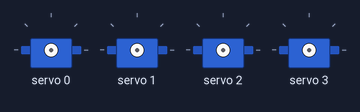
Bench run of a sketch on a simulated Arduino Uno, built with avr-gcc and run on an emulated ATmega328P. On the bench: 4 × servo. What the sketch prints to the serial monitor is not drawn.

Above: at 0.05 s.
At 0.55 s:
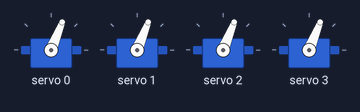
At 1.1 s:
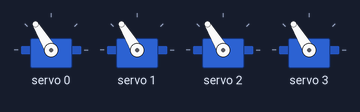
At 2.2 s:
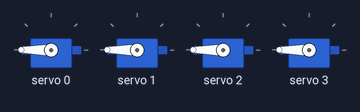
At 3.25 s:
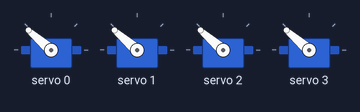
At 4.35 s:
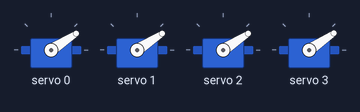
Timing chart, 0 to 5.8 s (numbered marks = the images above):
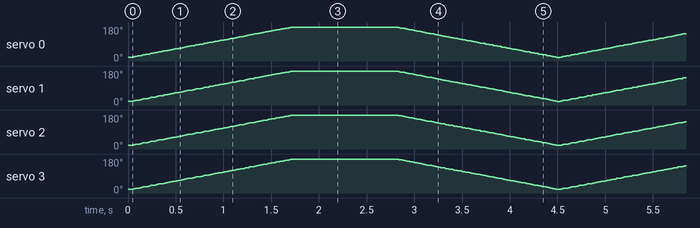

The sketch:

Cutdown_Adafruit_Example.ino
```cpp
#include <Wire.h>
#include <Adafruit_PWMServoDriver.h>

// Create PCA9685 object
Adafruit_PWMServoDriver pwm = Adafruit_PWMServoDriver();

#define SERVOMIN  150 // Min pulse length count (approx 0°)
#define SERVOMAX  600 // Max pulse length count (approx 180°)
#define SERVO_CHANNEL 0 // Servo connected to channel 0 on PCA9685

void setup() {
  Serial.begin(9600);
  Serial.println("PCA9685 Servo Test");

  pwm.begin();
  pwm.setPWMFreq(50); // Analog servos run at ~50 Hz update rate

  delay(10);
}

void loop() {
  // Sweep from 0° to 180°
  for (uint16_t pulselen = SERVOMIN; pulselen < SERVOMAX; pulselen++) {
    for (int i = 0; i < 4; i++) {
      pwm.setPWM(i, 0, pulselen);
    }
    delay(2);
  }

  // Sweep back from 180° to 0°
  for (uint16_t pulselen = SERVOMAX; pulselen > SERVOMIN; pulselen--) {
    for (int i = 0; i < 4; i++) {
      pwm.setPWM(i, 0, pulselen);
    }
    delay(2);
  }
}
```

Driver_Arduino_.cpp
```cpp
//Deegoo MG996R 55g
//180 Degree
//Amazon: https://www.amazon.com/4-Pack-MG996R-Torque-Digital-Helicopter/dp/B07MFK266B?th=1
//Code(Standard stuff): https://arduinogetstarted.com/tutorials/arduino-mg996r
// Use Servo.h

//Hiwonder 20KG
//  180 or 270 Degree
//Amazon: https://www.amazon.com/Torque-Motors-Waterproof-Steering-Control/dp/B073F92G2S?th=1
//Code: Same thing
// Use Servo.h

//Hiletgo PCA9685
//Amazon: https://www.amazon.com/HiLetgo-PCA9685-Channel-12-Bit-Arduino/dp/B07BRS249H
//Code: https://github.com/Circuit-Digest/PCA9685-multiple-servo-control-using-Arduino/tree/main
//    VCC to 5v
//    GND to Ground
//    SDA to A4
//    SCL to A5
// Use the Adafruit_PWMServoDriver.h library to control the PCA9685 module.
```
